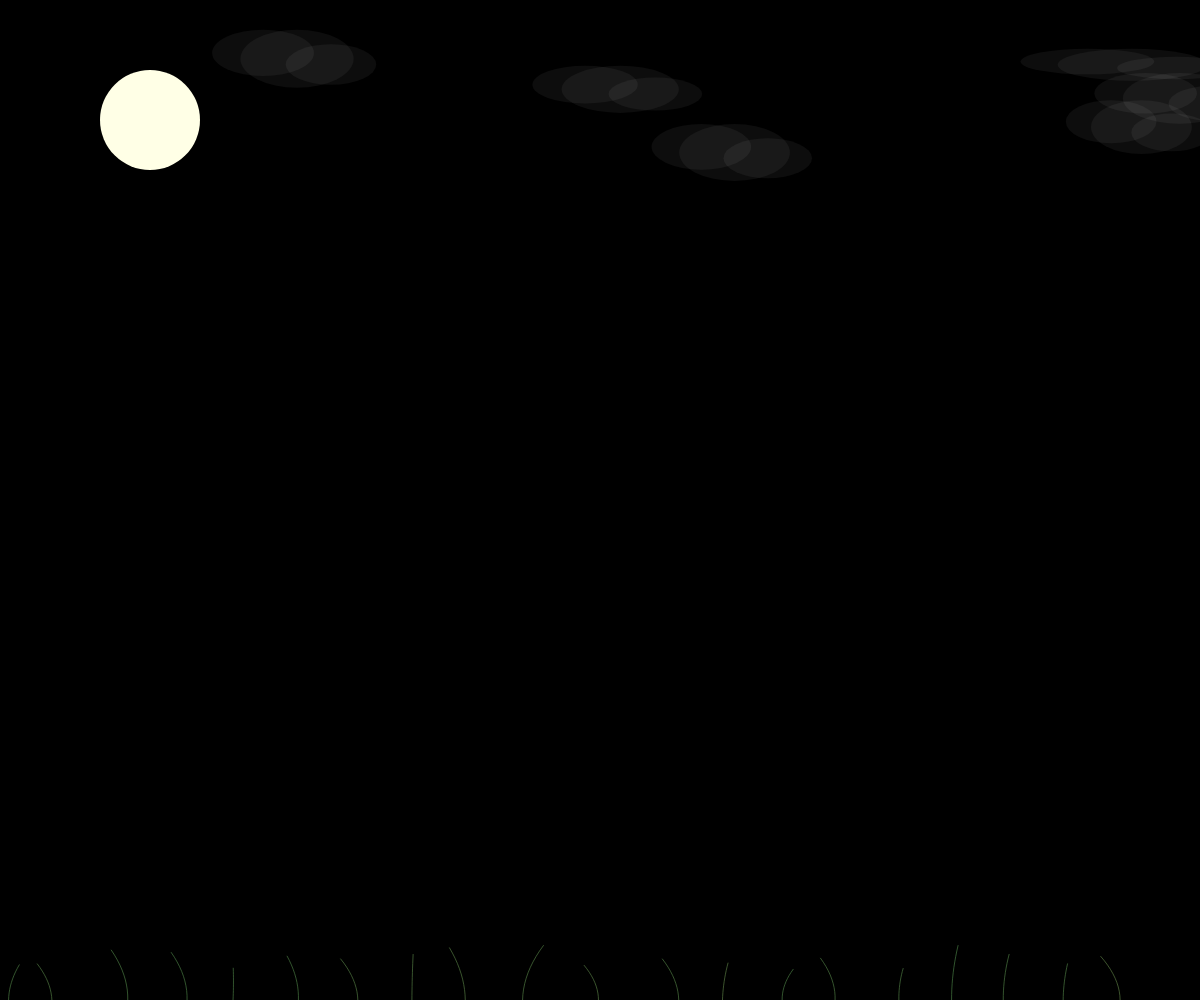
Frame 1 (no input)
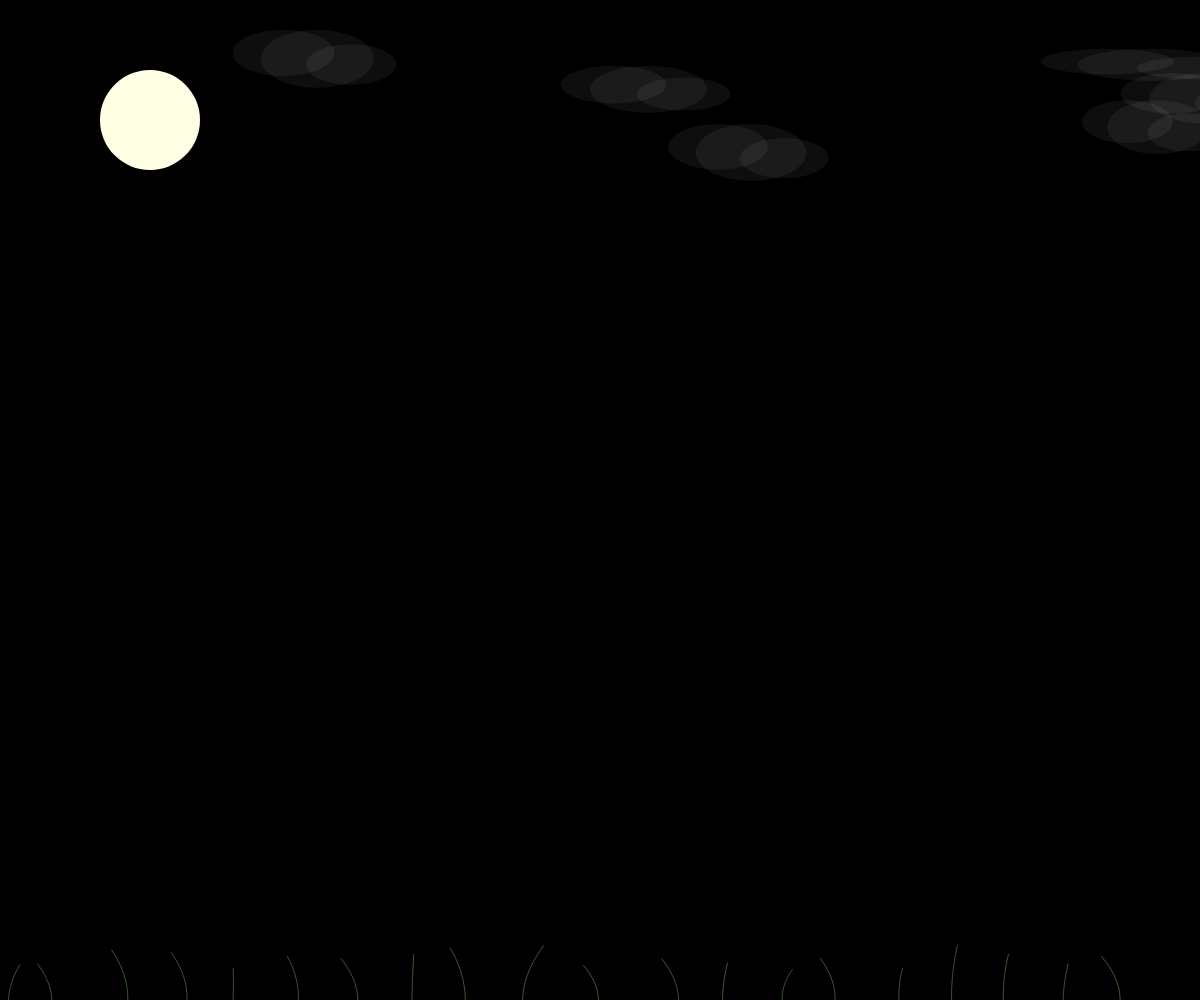
Frame 60 (no input)
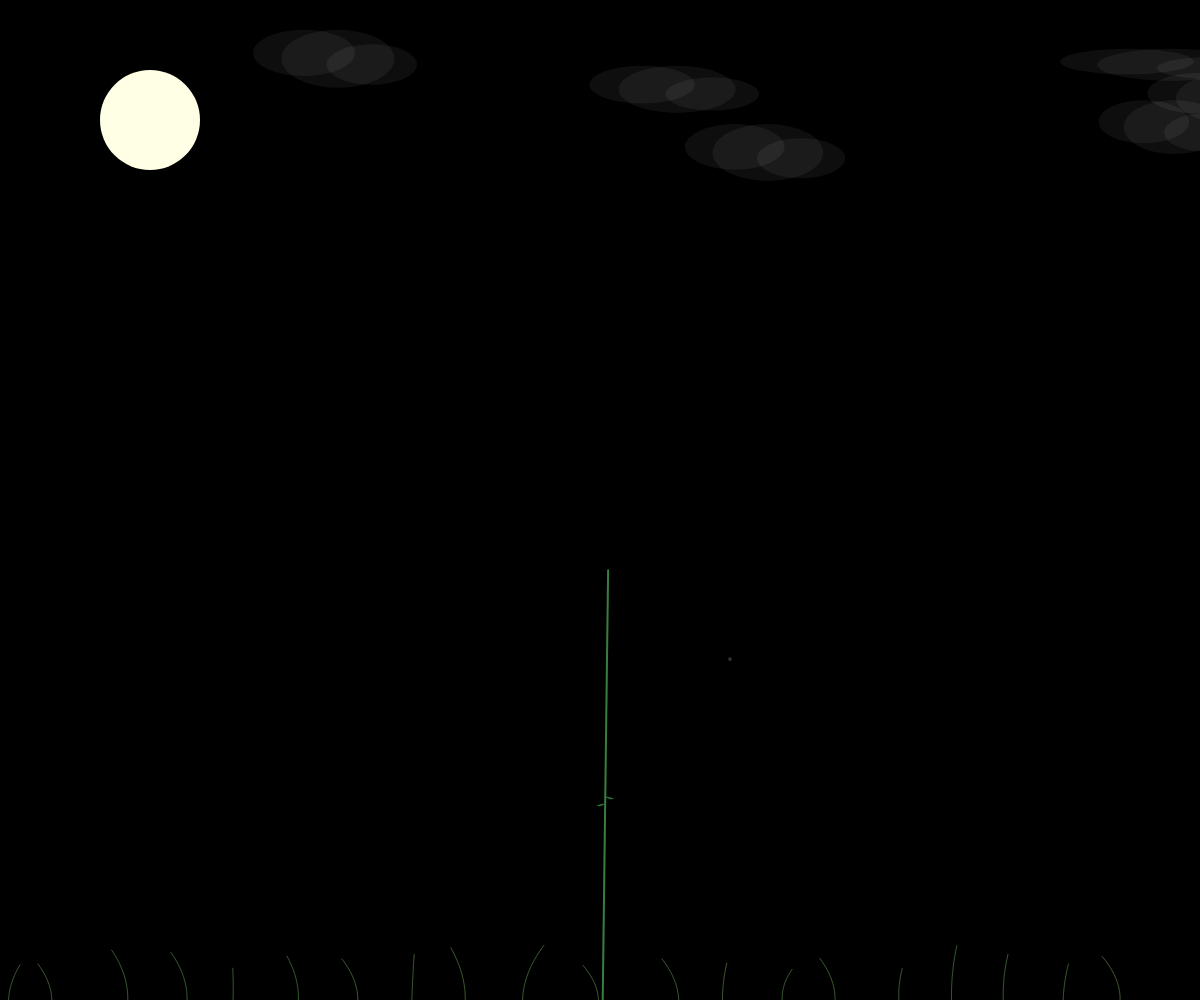
Frame 120 (the mouse pressed at the canvas centre since frame 60)

The p5.js sketch that drew these frames (run headless with seeded random() and noise() and a simulated clock; from frame 60 on, the mouse is pressed at the canvas centre):

// p5.js sketch
// ── sketch.js
let flowers = [];
let butterflies = [];
let particles = [];
let grass = [];
let stars = [];
let clouds = [];
let moon;

let wind = 0;
let windTarget = 0;
let calmTimer = 0;
let inStillness = false;

function setup() {
  createCanvas(windowWidth, windowHeight);
  colorMode(HSB, 360, 100, 100, 1);
  background(0);

  for (let i = 0; i < width; i += 60) {
    grass.push(new GrassBlade(i + random(-20, 20)));
  }

  // Full moon
  moon = {
    x: 150,
    y: 120,
    size: 100
  };

  // Clouds
  for (let i = 0; i < 6; i++) {
    clouds.push(new Cloud(random(width), random(50, 200), random(80, 160), random(30, 60), random(0.2, 0.6)));
  }
}

function draw() {
  background(0, 0, 0, 0.92);

  // Stars
  if (stars.length < 150 && random() < 0.02) {
    stars.push(new Star(random(width), random(height)));
  }
  for (let s of stars) {
    s.update();
    s.draw();
  }
  stars = stars.filter(s => !s.dead);

  // Clouds
  for (let c of clouds) {
    c.update();
    c.draw();
  }

  // Moon
  drawMoon();

  // Wind logic
  if (!inStillness && random() < 0.0006) {
    inStillness = true;
    calmTimer = int(random(180, 300));
  }
  if (inStillness) {
    calmTimer--;
    if (calmTimer <= 0) inStillness = false;
  }
  if (!inStillness && frameCount % int(random(240, 420)) === 0) {
    windTarget = random(-1.2, 1.2);
  }
  wind = lerp(wind, windTarget, inStillness ? 0.002 : 0.01);

  // Draw grass
  for (let g of grass) g.draw();

  // Draw flowers
  for (let f of flowers) {
    f.update();
    f.draw();
  }

  // Draw particles
  for (let p of particles) {
    p.update();
    p.draw();
  }

  // Draw butterflies
  for (let b of butterflies) {
    b.update();
    b.draw();
  }

  // Cleanup
  particles = particles.filter(p => !p.dead);
  butterflies = butterflies.filter(b => !b.dead);
}

function mousePressed() {
  flowers.push(new Flower(mouseX, mouseY));
}

function windowResized() {
  resizeCanvas(windowWidth, windowHeight);
}

// Moon
function drawMoon() {
  push();
  translate(moon.x, moon.y);
  noStroke();
  fill(60, 10, 100, 1); // full moon
  ellipse(0, 0, moon.size, moon.size);
  pop();
}

// Clouds
class Cloud {
  constructor(x, y, w, h, speed) {
    this.x = x;
    this.y = y;
    this.w = w;
    this.h = h;
    this.speed = speed;
  }

  update() {
    this.x += this.speed;
    if (this.x - this.w > width) this.x = -this.w;
  }

  draw() {
    noStroke();
    fill(0, 0, 100, 0.05);
    ellipse(this.x, this.y, this.w, this.h);
    ellipse(this.x + this.w * 0.3, this.y + this.h * 0.1, this.w * 0.8, this.h * 0.7);
    ellipse(this.x - this.w * 0.3, this.y - this.h * 0.1, this.w * 0.9, this.h * 0.8);
  }
}

// Stars
class Star {
  constructor(x, y) {
    this.x = x;
    this.y = y;
    this.life = int(random(20, 100));
    this.maxAlpha = random(0.3, 1);
    this.baseSize = random(1, 3);
    this.dead = false;
  }

  update() {
    this.life--;
    if (this.life <= 0) this.dead = true;
  }

  draw() {
    let twinkle = sin((PI * this.life) / 20) * 2;
    let a = this.maxAlpha * sin((PI * this.life) / 20);
    noStroke();
    fill(60, 0, 100, a);
    ellipse(this.x, this.y, this.baseSize + twinkle, this.baseSize + twinkle);
  }
}

// Flower (She likes blue)
class Flower {
  constructor(x, y) {
    this.x = x + random(-6, 6);
    this.targetY = y;
    this.baseY = height;

    this.grow = 0;
    this.bloom = 0;
    this.delay = random(0, 0.4);
    this.hasBloomed = false;

    this.hueBase = random(195, 210);
    this.size = random(1.6, 2);
    this.swayOffset = random(1000);

    this.stemSway = 0;
    this.headSway = 0;

    this.leafPositions = [
      { p: random(0.35, 0.55), side: -1 },
      { p: random(0.35, 0.55), side: 1 }
    ];
  }

  update() {
    if (this.grow < 1) this.grow += 0.008;
    else {
      this.bloom = min(this.bloom + 0.02, 1);
      if (!this.hasBloomed && this.bloom > 0.6 + this.delay) {
        for (let i = 0; i < 90; i++) particles.push(new Particle(this.x, this.targetY));
        for (let i = 0; i < int(random(4, 7)); i++) butterflies.push(new Butterfly(this.x, this.targetY));
        this.hasBloomed = true;
      }
    }

    let target = sin(frameCount * 0.012 + this.swayOffset) * 12 + wind * 25;
    this.stemSway = lerp(this.stemSway, target, 0.08);
    this.headSway = lerp(this.headSway, this.stemSway, 0.05);
  }

  draw() {
    this.drawStem();
    if (this.bloom > 0) this.drawBloom();
  }

  drawStem() {
    let t = easeOut(this.grow);
    let yNow = lerp(this.baseY, this.targetY, t);

    noFill();
    beginShape();
    for (let i = 0; i <= 18; i++) {
      let p = i / 18;
      let y = lerp(this.baseY, yNow, p);
      let sway = this.stemSway * p;
      stroke(125, 55, 55, 0.9);
      strokeWeight(lerp(6, 2, p));
      vertex(this.x + sway, y);
    }
    endShape();

    for (let lp of this.leafPositions) {
      let y = lerp(this.baseY, yNow, lp.p);
      let sway = this.stemSway * lp.p;
      this.drawLeaf(this.x + sway, y, lp.side);
    }
  }

  drawLeaf(x, y, side) {
    let g = constrain(map(this.grow, 0.4, 1, 0, 1), 0, 1);
    push();
    translate(x, y);
    scale(side * g, g);
    rotate(this.stemSway * 0.02);
    noStroke();
    fill(130, 50, 50, 0.85);
    beginShape();
    vertex(0, 0);
    bezierVertex(25, -12, 55, 8, 70, 0);
    bezierVertex(55, 18, 25, 12, 0, 0);
    endShape(CLOSE);
    pop();
  }

  drawBloom() {
    let t = easeOut(this.bloom);
    let breathe = 1 + sin(frameCount * 0.025) * 0.025;
    push();
    translate(this.x + this.headSway, this.targetY);
    rotate(this.headSway * 0.015);
    scale(this.size * breathe);
    drawingContext.shadowBlur = 45 * t;
    drawingContext.shadowColor = color(this.hueBase, 35, 90);
    noStroke();

    for (let i = 0; i < 6; i++) {
      push();
      rotate((TWO_PI / 6) * i);
      fill(this.hueBase, 30, 92, 0.45 * t);
      ellipse(0, -32 * t, 28 * t, 60 * t);
      pop();
    }
    for (let i = 0; i < 6; i++) {
      push();
      rotate((TWO_PI / 6) * i + PI / 6);
      fill(this.hueBase + 5, 25, 98, 0.7 * t);
      ellipse(0, -20 * t, 20 * t, 38 * t);
      pop();
    }

    fill(0, 0, 100, 0.95 * t);
    beginShape();
    vertex(0, -4 * t);
    bezierVertex(-10 * t, -16 * t, -22 * t, 0, 0, 18 * t);
    bezierVertex(22 * t, 0, 10 * t, -16 * t, 0, -4 * t);
    endShape(CLOSE);

    fill(48, 90, 100, 0.9 * t);
    ellipse(0, 4 * t, 5 * t, 5 * t);

    drawingContext.shadowBlur = 0;
    pop();
  }
}

// Particles
class Particle {
  constructor(x, y) {
    this.pos = createVector(x, y);
    this.vel = createVector(random(-0.6, 0.6), random(-1.2, -0.3));
    this.life = random(240, 360);
    this.size = random(3, 7);
    this.dead = false;
  }

  update() {
    this.vel.x += wind * 0.02;
    this.pos.add(this.vel);
    this.life--;
    if (this.life <= 0) this.dead = true;
  }

  draw() {
    let a = map(this.life, 0, 300, 0, 0.8);
    noStroke();
    fill(48, 90, 100, a);
    ellipse(this.pos.x, this.pos.y, this.size);
  }
}

// Grass (I am a CS student, what is grass?)
class GrassBlade {
  constructor(x) {
    this.x = x;
    this.height = random(30, 55);
    this.curve = random(-20, 20);
    this.offset = random(1000);
    this.hue = random(95, 115);
  }

  draw() {
    let sway = sin(frameCount * 0.008 + this.offset) * 1.5 + wind * 4;
    noFill();
    stroke(this.hue, 45, 50, 0.65);
    beginShape();
    for (let i = 0; i <= 10; i++) {
      let p = i / 10;
      let y = lerp(height, height - this.height, p);
      let x = this.x + sway * p + this.curve * p * p;
      strokeWeight(lerp(4, 1, p));
      vertex(x, y);
    }
    endShape();
  }
}

// Butterfly (lmao butt)
class Butterfly {
  constructor(x, y) {
    this.pos = createVector(x, y);
    this.vel = p5.Vector.random2D().mult(random(0.2, 0.6));
    this.depth = random([0.6, 1, 1.4]);
    this.size = this.depth;
    this.alpha = map(this.depth, 0.6, 1.4, 0.4, 0.75);
    this.speedLimit = map(this.depth, 0.6, 1.4, 0.6, 1.6);
    this.hue = random(50, 60);
    this.noiseOffset = createVector(random(1000), random(1000));
    this.life = random(1400, 2200);
    this.dead = false;
  }

  update() {
    let angle = noise(this.noiseOffset.x, this.noiseOffset.y) * TWO_PI * 2;
    let drift = p5.Vector.fromAngle(angle).mult(0.12);
    drift.x += wind * 0.1;
    this.vel.add(drift);
    this.vel.limit(this.speedLimit);
    this.pos.add(this.vel);
    this.pos.y -= 0.015 * this.depth;
    this.noiseOffset.add(0.003, 0.003);
    this.life--;
    if (
      this.life <= 0 ||
      this.pos.x < -200 ||
      this.pos.x > width + 200 ||
      this.pos.y < -300 ||
      this.pos.y > height + 200
    ) this.dead = true;
  }

  draw() {
    push();
    translate(this.pos.x, this.pos.y);
    scale(this.size);
    let flap = sin(frameCount * 0.18) * PI / 7;
    noStroke();
    fill(this.hue, 35, 90, this.alpha);
    rotate(flap);
    ellipse(-10, 0, 20, 28);
    rotate(-2 * flap);
    ellipse(10, 0, 20, 28);
    fill(0, 0, 100, this.alpha);
    ellipse(0, 3, 4, 10);
    pop();
  }
}

// Easing (Note to self: FOR RUNNING!! DONT CHANGE THIS OR U WILL BREAK EVERYTHING)
function easeOut(t) {
  return 1 - pow(1 - t, 3);
}
